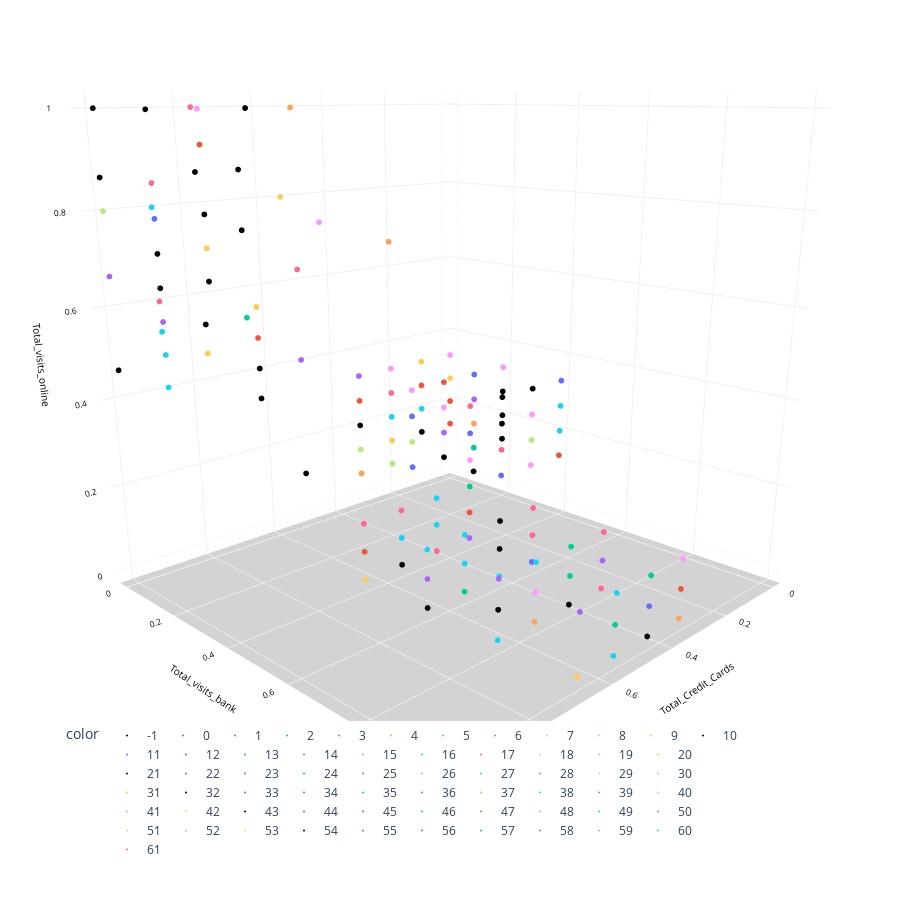

The cell this chart's notebook holds for it:
### Code cell
# Sort the dataframe so clusters in the legend follow the number order
df_testing_normalized=df_testing_normalized.sort_values(by=['DBSCAN Clusters 65'])

# Create a 3D scatter plot
fig = px.scatter_3d(df_testing_normalized, x = df_testing_normalized["Total_Credit_Cards"], y = df_testing_normalized["Total_visits_bank"], z = df_testing_normalized["Total_visits_online"], 
                    opacity=1, color=df_testing_normalized['DBSCAN Clusters 65'].astype(str), 
                    color_discrete_sequence=['black']+px.colors.qualitative.Plotly,
                    width=900, height=900
                   )

# Update chart looks
fig.update_layout(#title_text="Scatter 3D Plot",
                  showlegend=True,
                  legend=dict(orientation="h", yanchor="bottom", y=0.04, xanchor="left", x=0.1),
                  scene_camera=dict(up=dict(x=0, y=0, z=1), 
                                        center=dict(x=0, y=0, z=-0.2),
                                        eye=dict(x=1.5, y=1.5, z=0.5)),
                                        margin=dict(l=0, r=0, b=0, t=0),
                  scene = dict(xaxis=dict(backgroundcolor='white',
                                          color='black',
                                          gridcolor='#f0f0f0',
                                          title_font=dict(size=10),
                                          tickfont=dict(size=10),
                                         ),
                               yaxis=dict(backgroundcolor='white',
                                          color='black',
                                          gridcolor='#f0f0f0',
                                          title_font=dict(size=10),
                                          tickfont=dict(size=10),
                                          ),
                               zaxis=dict(backgroundcolor='lightgrey',
                                          color='black', 
                                          gridcolor='#f0f0f0',
                                          title_font=dict(size=10),
                                          tickfont=dict(size=10),
                                         )))
# Update marker size
fig.update_traces(marker=dict(size=2))

fig.show()

### Figure 1 — Plotly figure (JSON) as saved in the notebook; plotly's stock layout.template omitted (floating-point values rounded to 4 significant figures; data arrays with more than 128 entries replaced by an {"elided": "..."} marker saying what was removed)
{"data": [{"hovertemplate": "color=-1<br>Total_Credit_Cards=%{x}<br>Total_visits_bank=%{y}<br>Total_visits_online=%{z}<extra></extra>", "legendgroup": "-1", "marker": {"color": "black", "opacity": 1, "size": 2, "symbol": "circle"}, "mode": "markers", "name": "-1", "scene": "scene", "showlegend": true, "type": "scatter3d", "x": {"elided": "149 float values"}, "y": {"elided": "149 float values"}, "z": {"elided": "149 float values"}}, {"hovertemplate": "color=0<br>Total_Credit_Cards=%{x}<br>Total_visits_bank=%{y}<br>Total_visits_online=%{z}<extra></extra>", "legendgroup": "0", "marker": {"color": "#636EFA", "opacity": 1, "size": 2, "symbol": "circle"}, "mode": "markers", "name": "0", "scene": "scene", "showlegend": true, "type": "scatter3d", "x": [0.1111, 0.1111, 0.3333, 0.2222, 0.8889], "y": [0.4, 0.4, 0, 0.2, 0.2], "z": [0.1333, 0.1333, 0.1333, 0.2667, 0.7333]}, {"hovertemplate": "color=1<br>Total_Credit_Cards=%{x}<br>Total_visits_bank=%{y}<br>Total_visits_online=%{z}<extra></extra>", "legendgroup": "1", "marker": {"color": "#EF553B", "opacity": 1, "size": 2, "symbol": "circle"}, "mode": "markers", "name": "1", "scene": "scene", "showlegend": true, "type": "scatter3d", "x": [0.1111, 0.8889, 0, 0.7778, 0.3333], "y": [0.4, 0.2, 0.4, 0.2, 0.4], "z": [0.1333, 0.9333, 0.3333, 0.5333, 0.1333]}, {"hovertemplate": "color=2<br>Total_Credit_Cards=%{x}<br>Total_visits_bank=%{y}<br>Total_visits_online=%{z}<extra></extra>", "legendgroup": "2", "marker": {"color": "#00CC96", "opacity": 1, "size": 2, "symbol": "circle"}, "mode": "markers", "name": "2", "scene": "scene", "showlegend": true, "type": "scatter3d", "x": [0.2222, 0.1111, 0.6667, 0, 0.2222], "y": [0.2, 0, 0.4, 0.4, 0], "z": [0.2, 0.2, 0.1333, 0.1333, 0.3333]}, {"hovertemplate": "color=3<br>Total_Credit_Cards=%{x}<br>Total_visits_bank=%{y}<br>Total_visits_online=%{z}<extra></extra>", "legendgroup": "3", "marker": {"color": "#AB63FA", "opacity": 1, "size": 2, "symbol": "circle"}, "mode": "markers", "name": "3", "scene": "scene", "showlegend": true, "type": "scatter3d", "x": [0.3333, 0.1111, 0.2222, 0.3333, 0.2222], "y": [0, 0, 0.2, 0.4, 0.4], "z": [0.2667, 0.2667, 0.2, 0.1333, 0.3333]}, {"hovertemplate": "color=4<br>Total_Credit_Cards=%{x}<br>Total_visits_bank=%{y}<br>Total_visits_online=%{z}<extra></extra>", "legendgroup": "4", "marker": {"color": "#FFA15A", "opacity": 1, "size": 2, "symbol": "circle"}, "mode": "markers", "name": "4", "scene": "scene", "showlegend": true, "type": "scatter3d", "x": [0, 0.2222, 0.1111, 0, 0.3333, 0.2222], "y": [0.2, 0, 0.2, 0, 0, 0.4], "z": [0.1333, 0.2667, 0.2, 0.1333, 0.06667, 0.1333]}, {"hovertemplate": "color=5<br>Total_Credit_Cards=%{x}<br>Total_visits_bank=%{y}<br>Total_visits_online=%{z}<extra></extra>", "legendgroup": "5", "marker": {"color": "#19D3F3", "opacity": 1, "size": 2, "symbol": "circle"}, "mode": "markers", "name": "5", "scene": "scene", "showlegend": true, "type": "scatter3d", "x": [0.8889, 0, 0.8889, 0.2222, 0, 0.1111, 0, 0.2222], "y": [0, 0.2, 0, 0.2, 0.2, 0, 0.4, 0], "z": [0.5333, 0.2667, 0.8, 0.3333, 0.2667, 0.2667, 0.2, 0.2]}, {"hovertemplate": "color=6<br>Total_Credit_Cards=%{x}<br>Total_visits_bank=%{y}<br>Total_visits_online=%{z}<extra></extra>", "legendgroup": "6", "marker": {"color": "#FF6692", "opacity": 1, "size": 2, "symbol": "circle"}, "mode": "markers", "name": "6", "scene": "scene", "showlegend": true, "type": "scatter3d", "x": [1, 1, 0.6667, 0.1111, 0.2222, 0.1111, 0.6667, 0, 0.8889], "y": [0.2, 0.2, 0.4, 0, 0.2, 0.2, 0.2, 0.4, 0], "z": [0.8667, 0.6, 0.1333, 0.2, 0.3333, 0.3333, 0.6667, 0.3333, 0.6]}, {"hovertemplate": "color=7<br>Total_Credit_Cards=%{x}<br>Total_visits_bank=%{y}<br>Total_visits_online=%{z}<extra></extra>", "legendgroup": "7", "marker": {"color": "#B6E880", "opacity": 1, "size": 2, "symbol": "circle"}, "mode": "markers", "name": "7", "scene": "scene", "showlegend": true, "type": "scatter3d", "x": [1, 0.2222, 0.3333, 0.3333, 0.3333, 0], "y": [0, 0.2, 0.2, 0.4, 0.4, 0.2], "z": [0.8, 0.2667, 0.2667, 0.2, 0.2, 0.2667]}, {"hovertemplate": "color=8<br>Total_Credit_Cards=%{x}<br>Total_visits_bank=%{y}<br>Total_visits_online=%{z}<extra></extra>", "legendgroup": "8", "marker": {"color": "#FF97FF", "opacity": 1, "size": 2, "symbol": "circle"}, "mode": "markers", "name": "8", "scene": "scene", "showlegend": true, "type": "scatter3d", "x": [0.8889, 0, 0.1111, 0.3333, 0, 0, 0], "y": [0.2, 0.4, 0, 0, 0.2, 0.2, 0.2], "z": [1, 0.3333, 0.2667, 0.2667, 0.2667, 0.2667, 0.2667]}, {"hovertemplate": "color=9<br>Total_Credit_Cards=%{x}<br>Total_visits_bank=%{y}<br>Total_visits_online=%{z}<extra></extra>", "legendgroup": "9", "marker": {"color": "#FECB52", "opacity": 1, "size": 2, "symbol": "circle"}, "mode": "markers", "name": "9", "scene": "scene", "showlegend": true, "type": "scatter3d", "x": [0.2222, 0, 0.7778, 0.7778, 0.8889, 0.3333], "y": [0, 0, 0, 0.2, 0.2, 0.2], "z": [0.2667, 0.2667, 0.4667, 0.6, 0.7333, 0.3333]}, {"hovertemplate": "color=10<br>Total_Credit_Cards=%{x}<br>Total_visits_bank=%{y}<br>Total_visits_online=%{z}<extra></extra>", "legendgroup": "10", "marker": {"color": "black", "opacity": 1, "size": 2, "symbol": "circle"}, "mode": "markers", "name": "10", "scene": "scene", "showlegend": true, "type": "scatter3d", "x": [0.1111, 0.1111, 0.3333, 1, 0, 0.1111, 0.3333], "y": [0, 0, 0.4, 0.2, 0.2, 0, 0.2], "z": [0.2667, 0.1333, 0.2667, 0.6667, 0.3333, 0.1333, 0.2667]}, {"hovertemplate": "color=11<br>Total_Credit_Cards=%{x}<br>Total_visits_bank=%{y}<br>Total_visits_online=%{z}<extra></extra>", "legendgroup": "11", "marker": {"color": "#636EFA", "opacity": 1, "size": 2, "symbol": "circle"}, "mode": "markers", "name": "11", "scene": "scene", "showlegend": true, "type": "scatter3d", "x": [0, 0.1111, 0, 0.1111, 1], "y": [0.4, 0.2, 0.4, 0.4, 0.2], "z": [0.3333, 0.3333, 0.3333, 0.2667, 0.8]}, {"hovertemplate": "color=12<br>Total_Credit_Cards=%{x}<br>Total_visits_bank=%{y}<br>Total_visits_online=%{z}<extra></extra>", "legendgroup": "12", "marker": {"color": "#EF553B", "opacity": 1, "size": 2, "symbol": "circle"}, "mode": "markers", "name": "12", "scene": "scene", "showlegend": true, "type": "scatter3d", "x": [0.1111, 0.3333, 0.2222, 1, 0.1111], "y": [0, 0.4, 0.2, 0.2, 0], "z": [0.2, 0.2, 0.2667, 0.5333, 0.2]}, {"hovertemplate": "color=13<br>Total_Credit_Cards=%{x}<br>Total_visits_bank=%{y}<br>Total_visits_online=%{z}<extra></extra>", "legendgroup": "13", "marker": {"color": "#00CC96", "opacity": 1, "size": 2, "symbol": "circle"}, "mode": "markers", "name": "13", "scene": "scene", "showlegend": true, "type": "scatter3d", "x": [0.2222, 0.1111, 0.2222, 0.6667, 0.2222, 0], "y": [0, 0.4, 0.2, 0, 0, 0], "z": [0.3333, 0.2667, 0.3333, 0.5333, 0.2667, 0.1333]}, {"hovertemplate": "color=14<br>Total_Credit_Cards=%{x}<br>Total_visits_bank=%{y}<br>Total_visits_online=%{z}<extra></extra>", "legendgroup": "14", "marker": {"color": "#AB63FA", "opacity": 1, "size": 2, "symbol": "circle"}, "mode": "markers", "name": "14", "scene": "scene", "showlegend": true, "type": "scatter3d", "x": [0, 0, 0.6667, 0.3333, 0.2222, 1, 1], "y": [0.2, 0, 0.2, 0, 0.4, 0, 0.2], "z": [0.1333, 0.3333, 0.4667, 0.3333, 0.1333, 0.6667, 0.6]}, {"hovertemplate": "color=15<br>Total_Credit_Cards=%{x}<br>Total_visits_bank=%{y}<br>Total_visits_online=%{z}<extra></extra>", "legendgroup": "15", "marker": {"color": "#FFA15A", "opacity": 1, "size": 2, "symbol": "circle"}, "mode": "markers", "name": "15", "scene": "scene", "showlegend": true, "type": "scatter3d", "x": [0.2222, 0, 0.2222, 0.1111, 0.6667], "y": [0.2, 0, 0, 0, 0.2], "z": [0.2667, 0.3333, 0.6667, 0.2, 1]}, {"hovertemplate": "color=16<br>Total_Credit_Cards=%{x}<br>Total_visits_bank=%{y}<br>Total_visits_online=%{z}<extra></extra>", "legendgroup": "16", "marker": {"color": "#19D3F3", "opacity": 1, "size": 2, "symbol": "circle"}, "mode": "markers", "name": "16", "scene": "scene", "showlegend": true, "type": "scatter3d", "x": [0.3333, 0, 1, 0.1111, 0.1111, 0.2222, 1], "y": [0.4, 0.2, 0.2, 0, 0, 0.2, 0.2], "z": [0.2667, 0.2667, 0.4667, 0.2667, 0.2, 0.3333, 0.5333]}, {"hovertemplate": "color=17<br>Total_Credit_Cards=%{x}<br>Total_visits_bank=%{y}<br>Total_visits_online=%{z}<extra></extra>", "legendgroup": "17", "marker": {"color": "#FF6692", "opacity": 1, "size": 2, "symbol": "circle"}, "mode": "markers", "name": "17", "scene": "scene", "showlegend": true, "type": "scatter3d", "x": [0, 0.3333, 0, 0.7778, 0.3333, 0.2222], "y": [0.4, 0.4, 0.2, 0, 0.2, 0], "z": [0.1333, 0.3333, 0.2667, 1, 0.2667, 0.2667]}, {"hovertemplate": "color=18<br>Total_Credit_Cards=%{x}<br>Total_visits_bank=%{y}<br>Total_visits_online=%{z}<extra></extra>", "legendgroup": "18", "marker": {"color": "#B6E880", "opacity": 1, "size": 2, "symbol": "circle"}, "mode": "markers", "name": "18", "scene": "scene", "showlegend": true, "type": "scatter3d", "x": [0.2222, 0.3333, 0.2222, 0.3333, 0.2222, 0], "y": [0, 0.2, 0.4, 0, 0.2, 0.4], "z": [0.06667, 0.2667, 0.1333, 0.1333, 0.3333, 0.1333]}, {"hovertemplate": "color=19<br>Total_Credit_Cards=%{x}<br>Total_visits_bank=%{y}<br>Total_visits_online=%{z}<extra></extra>", "legendgroup": "19", "marker": {"color": "#FF97FF", "opacity": 1, "size": 2, "symbol": "circle"}, "mode": "markers", "name": "19", "scene": "scene", "showlegend": true, "type": "scatter3d", "x": [0, 0, 0, 0.1111, 0.2222, 0.1111, 0, 0.3333, 0.2222, 0.4444, 0.3333], "y": [0, 0.4, 0.2, 0.4, 0.2, 0.4, 0, 0.4, 0, 0, 0.2], "z": [0.3333, 0.1333, 0.3333, 0.1333, 0.2667, 0.2667, 0.1333, 0.2, 0.3333, 0.7333, 0.3333]}, {"hovertemplate": "color=20<br>Total_Credit_Cards=%{x}<br>Total_visits_bank=%{y}<br>Total_visits_online=%{z}<extra></extra>", "legendgroup": "20", "marker": {"color": "#FECB52", "opacity": 1, "size": 2, "symbol": "circle"}, "mode": "markers", "name": "20", "scene": "scene", "showlegend": true, "type": "scatter3d", "x": [0.5556, 0.3333, 0.5556, 0.1111, 0.5556, 0.4444, 0.3333, 0.3333], "y": [0.6, 1, 0.4, 0.2, 0, 0.8, 0.4, 1], "z": [0.1333, 0, 0.06667, 0.2667, 0.8, 0.1333, 0, 0]}, {"hovertemplate": "color=21<br>Total_Credit_Cards=%{x}<br>Total_visits_bank=%{y}<br>Total_visits_online=%{z}<extra></extra>", "legendgroup": "21", "marker": {"color": "black", "opacity": 1, "size": 2, "symbol": "circle"}, "mode": "markers", "name": "21", "scene": "scene", "showlegend": true, "type": "scatter3d", "x": [0.2222, 0, 0, 0.2222, 0, 0, 0], "y": [0.2, 0, 0.2, 0.4, 0, 0.2, 0.4], "z": [0.3333, 0.1333, 0.2667, 0.3333, 0.1333, 0.1333, 0.1333]}, {"hovertemplate": "color=22<br>Total_Credit_Cards=%{x}<br>Total_visits_bank=%{y}<br>Total_visits_online=%{z}<extra></extra>", "legendgroup": "22", "marker": {"color": "#636EFA", "opacity": 1, "size": 2, "symbol": "circle"}, "mode": "markers", "name": "22", "scene": "scene", "showlegend": true, "type": "scatter3d", "x": [0.3333, 0.3333, 0.3333, 0.2222, 0.1111, 0], "y": [0.4, 0.2, 0.4, 0.4, 0, 0.4], "z": [0.2667, 0.2667, 0.1333, 0.1333, 0.2667, 0.1333]}, {"hovertemplate": "color=23<br>Total_Credit_Cards=%{x}<br>Total_visits_bank=%{y}<br>Total_visits_online=%{z}<extra></extra>", "legendgroup": "23", "marker": {"color": "#EF553B", "opacity": 1, "size": 2, "symbol": "circle"}, "mode": "markers", "name": "23", "scene": "scene", "showlegend": true, "type": "scatter3d", "x": [0, 0.3333, 0.1111, 0.2222, 0], "y": [0, 0, 0, 0.2, 0.4], "z": [0.1333, 0.2667, 0.2667, 0.3333, 0.1333]}, {"hovertemplate": "color=24<br>Total_Credit_Cards=%{x}<br>Total_visits_bank=%{y}<br>Total_visits_online=%{z}<extra></extra>", "legendgroup": "24", "marker": {"color": "#00CC96", "opacity": 1, "size": 2, "symbol": "circle"}, "mode": "markers", "name": "24", "scene": "scene", "showlegend": true, "type": "scatter3d", "x": [0.4444, 0.4444, 0.5556, 0.3333, 0.2222, 0.3333, 0.6667, 0.6667, 0.6667, 0.3333, 0.3333, 0.4444, 0.6667, 0.6667], "y": [0.4, 0.4, 1, 0.4, 0, 0.6, 1, 0.4, 0.4, 0.8, 0.6, 0.8, 0.6, 0.8], "z": [0.1333, 0.1333, 0, 0.1333, 0.1333, 0.1333, 0, 0, 0, 0.06667, 0, 0.1333, 0.1333, 0]}, {"hovertemplate": "color=25<br>Total_Credit_Cards=%{x}<br>Total_visits_bank=%{y}<br>Total_visits_online=%{z}<extra></extra>", "legendgroup": "25", "marker": {"color": "#AB63FA", "opacity": 1, "size": 2, "symbol": "circle"}, "mode": "markers", "name": "25", "scene": "scene", "showlegend": true, "type": "scatter3d", "x": [0.3333, 0, 0.6667, 0.4444, 0.6667, 0.5556, 0.6667, 0.5556], "y": [0.2, 0.4, 1, 1, 0.4, 1, 0.6, 0.6], "z": [0.2, 0.2667, 0, 0.06667, 0, 0.1333, 0.06667, 0]}, {"hovertemplate": "color=26<br>Total_Credit_Cards=%{x}<br>Total_visits_bank=%{y}<br>Total_visits_online=%{z}<extra></extra>", "legendgroup": "26", "marker": {"color": "#FFA15A", "opacity": 1, "size": 2, "symbol": "circle"}, "mode": "markers", "name": "26", "scene": "scene", "showlegend": true, "type": "scatter3d", "x": [0.3333, 0.3333, 0.6667, 0.3333, 0.3333, 0.3333, 0.5556, 0, 0.4444, 0.4444, 0.5556, 0.2222, 0.3333, 0, 0.5556, 0.3333, 0.6667, 0.6667], "y": [1, 0.8, 0.6, 1, 1, 1, 0.4, 0.4, 0.4, 0.4, 0.8, 0.4, 1, 0, 0.6, 1, 0.4, 0.4], "z": [0.06667, 0, 0.06667, 0.1333, 0.1333, 0.06667, 0.06667, 0.2667, 0, 0.1333, 0.1333, 0.2, 0, 0.2, 0.1333, 0, 0, 0]}, {"hovertemplate": "color=27<br>Total_Credit_Cards=%{x}<br>Total_visits_bank=%{y}<br>Total_visits_online=%{z}<extra></extra>", "legendgroup": "27", "marker": {"color": "#19D3F3", "opacity": 1, "size": 2, "symbol": "circle"}, "mode": "markers", "name": "27", "scene": "scene", "showlegend": true, "type": "scatter3d", "x": [0, 0.6667, 0.4444, 0.3333, 0.3333, 0.1111, 0.5556, 0.5556, 0.3333], "y": [0.4, 0.8, 0.4, 0.4, 0.8, 0.2, 0.6, 0.6, 0.8], "z": [0.2667, 0.1333, 0.1333, 0.06667, 0.06667, 0.1333, 0.06667, 0.06667, 0.1333]}, {"hovertemplate": "color=28<br>Total_Credit_Cards=%{x}<br>Total_visits_bank=%{y}<br>Total_visits_online=%{z}<extra></extra>", "legendgroup": "28", "marker": {"color": "#FF6692", "opacity": 1, "size": 2, "symbol": "circle"}, "mode": "markers", "name": "28", "scene": "scene", "showlegend": true, "type": "scatter3d", "x": [0.3333, 0.4444, 0.5556, 0.5556, 0.3333, 0.5556, 0.3333, 0.6667], "y": [0.8, 0.4, 0.6, 0.4, 0.4, 0.6, 0.2, 1], "z": [0.1333, 0.1333, 0.06667, 0.1333, 0, 0.06667, 0.2, 0.1333]}, {"hovertemplate": "color=29<br>Total_Credit_Cards=%{x}<br>Total_visits_bank=%{y}<br>Total_visits_online=%{z}<extra></extra>", "legendgroup": "29", "marker": {"color": "#B6E880", "opacity": 1, "size": 2, "symbol": "circle"}, "mode": "markers", "name": "29", "scene": "scene", "showlegend": true, "type": "scatter3d", "x": [0.2222, 0.3333, 0.5556, 0.4444, 0.5556, 0.3333, 0.3333, 0.5556], "y": [0, 1, 0.6, 0.4, 0.8, 0.2, 1, 0.4], "z": [0.1333, 0, 0.06667, 0.1333, 0.06667, 0.2, 0, 0.1333]}, {"hovertemplate": "color=30<br>Total_Credit_Cards=%{x}<br>Total_visits_bank=%{y}<br>Total_visits_online=%{z}<extra></extra>", "legendgroup": "30", "marker": {"color": "#FF97FF", "opacity": 1, "size": 2, "symbol": "circle"}, "mode": "markers", "name": "30", "scene": "scene", "showlegend": true, "type": "scatter3d", "x": [0.3333, 0.3333, 0.6667, 0.6667, 0.3333, 0.4444, 0.4444, 0.3333, 0.6667, 0.5556, 0.3333], "y": [1, 0.6, 1, 0.4, 0.2, 0.8, 0.8, 0.8, 0.6, 0.4, 0.8], "z": [0.06667, 0, 0.1333, 0.06667, 0.1333, 0.1333, 0.1333, 0, 0.06667, 0.1333, 0.1333]}, {"hovertemplate": "color=31<br>Total_Credit_Cards=%{x}<br>Total_visits_bank=%{y}<br>Total_visits_online=%{z}<extra></extra>", "legendgroup": "31", "marker": {"color": "#FECB52", "opacity": 1, "size": 2, "symbol": "circle"}, "mode": "markers", "name": "31", "scene": "scene", "showlegend": true, "type": "scatter3d", "x": [0.4444, 0.5556, 0.3333, 0.3333, 0.5556, 0.6667, 0.5556, 0.4444, 0.3333, 0.3333], "y": [1, 0.4, 0.4, 1, 0.4, 1, 0.6, 1, 0.8, 0.2], "z": [0.06667, 0.06667, 0.06667, 0.1333, 0.06667, 0, 0.06667, 0.06667, 0.1333, 0.1333]}, {"hovertemplate": "color=32<br>Total_Credit_Cards=%{x}<br>Total_visits_bank=%{y}<br>Total_visits_online=%{z}<extra></extra>", "legendgroup": "32", "marker": {"color": "black", "opacity": 1, "size": 2, "symbol": "circle"}, "mode": "markers", "name": "32", "scene": "scene", "showlegend": true, "type": "scatter3d", "x": [0.6667, 0.3333, 0.5556, 0.5556, 0.3333, 0.2222, 0.4444, 0.5556, 0.6667], "y": [0.6, 0.4, 0.6, 0.4, 0.2, 0, 0.8, 0.6, 0.8], "z": [0.1333, 0.06667, 0.1333, 0.06667, 0.1333, 0.1333, 0.1333, 0.1333, 0.1333]}, {"hovertemplate": "color=33<br>Total_Credit_Cards=%{x}<br>Total_visits_bank=%{y}<br>Total_visits_online=%{z}<extra></extra>", "legendgroup": "33", "marker": {"color": "#636EFA", "opacity": 1, "size": 2, "symbol": "circle"}, "mode": "markers", "name": "33", "scene": "scene", "showlegend": true, "type": "scatter3d", "x": [0.3333, 0.6667, 0.5556, 0.4444, 0.5556, 0.6667, 0.5556, 0.4444, 0.5556, 0.4444, 0.6667, 0.4444], "y": [0.2, 1, 1, 1, 0.8, 0.8, 0.6, 0.4, 0.8, 0.6, 0.4, 0.4], "z": [0.1333, 0.1333, 0.06667, 0.06667, 0.1333, 0, 0, 0.1333, 0.1333, 0, 0, 0]}, {"hovertemplate": "color=34<br>Total_Credit_Cards=%{x}<br>Total_visits_bank=%{y}<br>Total_visits_online=%{z}<extra></extra>", "legendgroup": "34", "marker": {"color": "#EF553B", "opacity": 1, "size": 2, "symbol": "circle"}, "mode": "markers", "name": "34", "scene": "scene", "showlegend": true, "type": "scatter3d", "x": [0.6667, 0.5556, 0.4444, 0.6667, 0.6667, 0.3333, 0.5556, 0.1111], "y": [0.6, 0.8, 0.4, 1, 0.8, 0.8, 1, 0.2], "z": [0.1333, 0, 0.1333, 0.1333, 0, 0.06667, 0.1333, 0.2667]}, {"hovertemplate": "color=35<br>Total_Credit_Cards=%{x}<br>Total_visits_bank=%{y}<br>Total_visits_online=%{z}<extra></extra>", "legendgroup": "35", "marker": {"color": "#00CC96", "opacity": 1, "size": 2, "symbol": "circle"}, "mode": "markers", "name": "35", "scene": "scene", "showlegend": true, "type": "scatter3d", "x": [0.1111, 0.6667, 0.5556, 0.3333, 0.1111], "y": [0.2, 0.8, 1, 0.8, 0.2], "z": [0.1333, 0.1333, 0.1333, 0.1333, 0.2667]}, {"hovertemplate": "color=36<br>Total_Credit_Cards=%{x}<br>Total_visits_bank=%{y}<br>Total_visits_online=%{z}<extra></extra>", "legendgroup": "36", "marker": {"color": "#AB63FA", "opacity": 1, "size": 2, "symbol": "circle"}, "mode": "markers", "name": "36", "scene": "scene", "showlegend": true, "type": "scatter3d", "x": [0.3333, 0.3333, 0.1111, 0.5556, 0.6667, 0.6667, 0.3333, 0.5556, 0.6667, 0.5556], "y": [0.6, 0.4, 0.2, 1, 0.8, 0.8, 0.6, 0.8, 0.8, 0.6], "z": [0, 0, 0.2667, 0.06667, 0.1333, 0.1333, 0.1333, 0, 0, 0]}, {"hovertemplate": "color=37<br>Total_Credit_Cards=%{x}<br>Total_visits_bank=%{y}<br>Total_visits_online=%{z}<extra></extra>", "legendgroup": "37", "marker": {"color": "#FFA15A", "opacity": 1, "size": 2, "symbol": "circle"}, "mode": "markers", "name": "37", "scene": "scene", "showlegend": true, "type": "scatter3d", "x": [0.5556, 0.3333, 0.6667, 0.4444, 0.5556, 0.5556, 0.6667, 0.1111, 0.3333, 0.3333, 0.2222], "y": [1, 1, 0.8, 1, 0.8, 0.4, 0.4, 0.2, 0.8, 0.6, 0.4], "z": [0.1333, 0, 0, 0.1333, 0, 0.06667, 0.06667, 0.1333, 0.1333, 0.1333, 0.2]}, {"hovertemplate": "color=38<br>Total_Credit_Cards=%{x}<br>Total_visits_bank=%{y}<br>Total_visits_online=%{z}<extra></extra>", "legendgroup": "38", "marker": {"color": "#19D3F3", "opacity": 1, "size": 2, "symbol": "circle"}, "mode": "markers", "name": "38", "scene": "scene", "showlegend": true, "type": "scatter3d", "x": [0.5556, 0.5556, 0.2222, 0.3333, 0.6667, 0.4444, 0.6667, 0.3333, 0.5556, 0.5556], "y": [0.4, 0.6, 0.4, 0.6, 0.4, 1, 0.8, 0.4, 0.8, 1], "z": [0.06667, 0.06667, 0.2, 0.1333, 0.06667, 0.06667, 0, 0, 0.1333, 0.06667]}, {"hovertemplate": "color=39<br>Total_Credit_Cards=%{x}<br>Total_visits_bank=%{y}<br>Total_visits_online=%{z}<extra></extra>", "legendgroup": "39", "marker": {"color": "#FF6692", "opacity": 1, "size": 2, "symbol": "circle"}, "mode": "markers", "name": "39", "scene": "scene", "showlegend": true, "type": "scatter3d", "x": [0.2222, 0.6667, 0.6667, 0.3333, 0.3333, 0.3333, 0.5556], "y": [0.4, 0.6, 0.6, 0.8, 0.6, 0.6, 1], "z": [0.2, 0.06667, 0.06667, 0.1333, 0.06667, 0, 0.1333]}, {"hovertemplate": "color=40<br>Total_Credit_Cards=%{x}<br>Total_visits_bank=%{y}<br>Total_visits_online=%{z}<extra></extra>", "legendgroup": "40", "marker": {"color": "#B6E880", "opacity": 1, "size": 2, "symbol": "circle"}, "mode": "markers", "name": "40", "scene": "scene", "showlegend": true, "type": "scatter3d", "x": [0.5556, 0.3333, 0.3333, 0.6667, 0.1111, 0.5556, 0, 0.4444], "y": [0.6, 1, 1, 1, 0, 0.8, 0, 0.8], "z": [0.06667, 0, 0, 0, 0.3333, 0.06667, 0.2, 0.06667]}, {"hovertemplate": "color=41<br>Total_Credit_Cards=%{x}<br>Total_visits_bank=%{y}<br>Total_visits_online=%{z}<extra></extra>", "legendgroup": "41", "marker": {"color": "#FF97FF", "opacity": 1, "size": 2, "symbol": "circle"}, "mode": "markers", "name": "41", "scene": "scene", "showlegend": true, "type": "scatter3d", "x": [0.5556, 0.3333, 0.3333, 0.6667, 0.4444, 0.1111, 0.4444, 0.3333, 0.4444], "y": [0.8, 0.8, 1, 1, 0.4, 0, 0.4, 1, 0.4], "z": [0.06667, 0.06667, 0.1333, 0.1333, 0.1333, 0.3333, 0.06667, 0, 0.06667]}, {"hovertemplate": "color=42<br>Total_Credit_Cards=%{x}<br>Total_visits_bank=%{y}<br>Total_visits_online=%{z}<extra></extra>", "legendgroup": "42", "marker": {"color": "#FECB52", "opacity": 1, "size": 2, "symbol": "circle"}, "mode": "markers", "name": "42", "scene": "scene", "showlegend": true, "type": "scatter3d", "x": [0.3333, 0.3333, 0.6667, 0.4444, 0.3333, 0.5556, 0.4444, 0.3333, 0.5556, 0.5556, 0.6667, 0.6667, 0.5556, 0.1111, 0.1111, 0.5556, 0.5556], "y": [0.4, 1, 0.4, 0.8, 0.8, 1, 0.4, 1, 1, 1, 0.4, 0.4, 0.6, 0, 0.4, 1, 0.8], "z": [0.06667, 0, 0, 0.06667, 0.06667, 0.1333, 0.1333, 0, 0, 0.06667, 0, 0.06667, 0.1333, 0.3333, 0.3333, 0.06667, 0.1333]}, {"hovertemplate": "color=43<br>Total_Credit_Cards=%{x}<br>Total_visits_bank=%{y}<br>Total_visits_online=%{z}<extra></extra>", "legendgroup": "43", "marker": {"color": "black", "opacity": 1, "size": 2, "symbol": "circle"}, "mode": "markers", "name": "43", "scene": "scene", "showlegend": true, "type": "scatter3d", "x": [0.4444, 0.6667, 0.5556, 0.5556, 0.5556, 0.6667, 0.6667, 0.6667, 0, 0.4444, 0.5556, 0.6667, 0.5556, 0.5556, 0.5556, 0.4444, 0.3333], "y": [0.8, 0.4, 1, 0.4, 1, 0.6, 1, 1, 0, 0.4, 0.6, 0.4, 0.6, 0.6, 0.6, 1, 0.6], "z": [0.06667, 0, 0, 0.1333, 0, 0.1333, 0.1333, 0, 0.2, 0.1333, 0, 0.06667, 0.06667, 0.06667, 0.1333, 0.1333, 0]}, {"hovertemplate": "color=44<br>Total_Credit_Cards=%{x}<br>Total_visits_bank=%{y}<br>Total_visits_online=%{z}<extra></extra>", "legendgroup": "44", "marker": {"color": "#636EFA", "opacity": 1, "size": 2, "symbol": "circle"}, "mode": "markers", "name": "44", "scene": "scene", "showlegend": true, "type": "scatter3d", "x": [0.3333, 0, 0.1111, 0.3333, 0.4444, 0.6667, 0.5556, 0], "y": [0.4, 0, 0.4, 0.6, 0.6, 0.6, 0.6, 0], "z": [0.06667, 0.2, 0.3333, 0.06667, 0, 0.06667, 0.06667, 0.2]}, {"hovertemplate": "color=45<br>Total_Credit_Cards=%{x}<br>Total_visits_bank=%{y}<br>Total_visits_online=%{z}<extra></extra>", "legendgroup": "45", "marker": {"color": "#EF553B", "opacity": 1, "size": 2, "symbol": "circle"}, "mode": "markers", "name": "45", "scene": "scene", "showlegend": true, "type": "scatter3d", "x": [0.6667, 0.3333, 0.5556, 0, 0.3333], "y": [0.4, 1, 0.6, 0, 0.8], "z": [0, 0, 0.06667, 0.2, 0]}, {"hovertemplate": "color=46<br>Total_Credit_Cards=%{x}<br>Total_visits_bank=%{y}<br>Total_visits_online=%{z}<extra></extra>", "legendgroup": "46", "marker": {"color": "#00CC96", "opacity": 1, "size": 2, "symbol": "circle"}, "mode": "markers", "name": "46", "scene": "scene", "showlegend": true, "type": "scatter3d", "x": [0.4444, 0.1111, 0.6667, 0.3333, 0.1111, 0.5556, 0.6667], "y": [1, 0.4, 1, 0.4, 0.2, 0.6, 0.8], "z": [0.1333, 0.2, 0, 0.06667, 0.1333, 0, 0.1333]}, {"hovertemplate": "color=47<br>Total_Credit_Cards=%{x}<br>Total_visits_bank=%{y}<br>Total_visits_online=%{z}<extra></extra>", "legendgroup": "47", "marker": {"color": "#AB63FA", "opacity": 1, "size": 2, "symbol": "circle"}, "mode": "markers", "name": "47", "scene": "scene", "showlegend": true, "type": "scatter3d", "x": [0.1111, 0.3333, 0.3333, 0.6667, 0.5556, 0.6667], "y": [0.4, 0.6, 0.6, 0.6, 0.8, 0.6], "z": [0.2, 0, 0, 0.1333, 0.1333, 0.06667]}, {"hovertemplate": "color=48<br>Total_Credit_Cards=%{x}<br>Total_visits_bank=%{y}<br>Total_visits_online=%{z}<extra></extra>", "legendgroup": "48", "marker": {"color": "#FFA15A", "opacity": 1, "size": 2, "symbol": "circle"}, "mode": "markers", "name": "48", "scene": "scene", "showlegend": true, "type": "scatter3d", "x": [0.5556, 0.3333, 0.5556, 0.1111, 0.4444, 0.6667], "y": [1, 0.8, 1, 0.4, 0.4, 0.6], "z": [0.1333, 0.1333, 0, 0.2, 0, 0.1333]}, {"hovertemplate": "color=49<br>Total_Credit_Cards=%{x}<br>Total_visits_bank=%{y}<br>Total_visits_online=%{z}<extra></extra>", "legendgroup": "49", "marker": {"color": "#19D3F3", "opacity": 1, "size": 2, "symbol": "circle"}, "mode": "markers", "name": "49", "scene": "scene", "showlegend": true, "type": "scatter3d", "x": [0.4444, 0.1111, 0.5556, 0.6667, 0.5556, 0.4444, 0.3333, 0.3333], "y": [0.4, 0.4, 0.4, 1, 0.6, 0.4, 1, 0.6], "z": [0, 0.2, 0.06667, 0.1333, 0.06667, 0.1333, 0.06667, 0.1333]}, {"hovertemplate": "color=50<br>Total_Credit_Cards=%{x}<br>Total_visits_bank=%{y}<br>Total_visits_online=%{z}<extra></extra>", "legendgroup": "50", "marker": {"color": "#FF6692", "opacity": 1, "size": 2, "symbol": "circle"}, "mode": "markers", "name": "50", "scene": "scene", "showlegend": true, "type": "scatter3d", "x": [0.5556, 0.1111, 0.6667, 0.5556, 0.4444, 0.6667, 0.4444, 0.3333], "y": [1, 0.4, 0.4, 1, 0.8, 0.8, 0.4, 0.8], "z": [0, 0.2, 0, 0.1333, 0.06667, 0, 0, 0.1333]}, {"hovertemplate": "color=51<br>Total_Credit_Cards=%{x}<br>Total_visits_bank=%{y}<br>Total_visits_online=%{z}<extra></extra>", "legendgroup": "51", "marker": {"color": "#B6E880", "opacity": 1, "size": 2, "symbol": "circle"}, "mode": "markers", "name": "51", "scene": "scene", "showlegend": true, "type": "scatter3d", "x": [0.5556, 0.5556, 0.5556, 0.5556, 0.1111, 0.3333, 0.3333, 0.5556, 0.6667, 0.5556, 0.3333], "y": [1, 0.8, 0.8, 0.6, 0.4, 0.8, 0.6, 0.8, 1, 0.4, 0.4], "z": [0.06667, 0, 0, 0.1333, 0.2, 0.1333, 0, 0.1333, 0, 0.1333, 0]}, {"hovertemplate": "color=52<br>Total_Credit_Cards=%{x}<br>Total_visits_bank=%{y}<br>Total_visits_online=%{z}<extra></extra>", "legendgroup": "52", "marker": {"color": "#FF97FF", "opacity": 1, "size": 2, "symbol": "circle"}, "mode": "markers", "name": "52", "scene": "scene", "showlegend": true, "type": "scatter3d", "x": [0.6667, 0.6667, 0.6667, 0.2222, 0.5556, 0.4444, 0.1111], "y": [0.6, 1, 1, 0, 0.6, 0.8, 0.4], "z": [0.1333, 0.1333, 0, 0.1333, 0.06667, 0.06667, 0.3333]}, {"hovertemplate": "color=53<br>Total_Credit_Cards=%{x}<br>Total_visits_bank=%{y}<br>Total_visits_online=%{z}<extra></extra>", "legendgroup": "53", "marker": {"color": "#FECB52", "opacity": 1, "size": 2, "symbol": "circle"}, "mode": "markers", "name": "53", "scene": "scene", "showlegend": true, "type": "scatter3d", "x": [0.6667, 0.6667, 0.3333, 0.2222, 0.3333], "y": [0.4, 1, 0.6, 0, 1], "z": [0, 0, 0, 0.1333, 0]}, {"hovertemplate": "color=54<br>Total_Credit_Cards=%{x}<br>Total_visits_bank=%{y}<br>Total_visits_online=%{z}<extra></extra>", "legendgroup": "54", "marker": {"color": "black", "opacity": 1, "size": 2, "symbol": "circle"}, "mode": "markers", "name": "54", "scene": "scene", "showlegend": true, "type": "scatter3d", "x": [0.3333, 0.3333, 0.4444, 0.3333, 0.3333, 0.1111], "y": [0.8, 0.8, 0.6, 0.6, 0.8, 0.4], "z": [0.06667, 0.1333, 0, 0.1333, 0, 0.3333]}, {"hovertemplate": "color=55<br>Total_Credit_Cards=%{x}<br>Total_visits_bank=%{y}<br>Total_visits_online=%{z}<extra></extra>", "legendgroup": "55", "marker": {"color": "#636EFA", "opacity": 1, "size": 2, "symbol": "circle"}, "mode": "markers", "name": "55", "scene": "scene", "showlegend": true, "type": "scatter3d", "x": [0.5556, 0.6667, 0.6667, 0.5556, 0.3333, 0.3333, 0.5556, 0.5556, 0.4444, 0.3333, 0.3333], "y": [1, 0.4, 0.8, 1, 0.8, 0.6, 0.8, 0.8, 1, 0.6, 0.4], "z": [0.06667, 0.06667, 0.1333, 0.1333, 0, 0.06667, 0, 0.1333, 0.06667, 0, 0]}, {"hovertemplate": "color=56<br>Total_Credit_Cards=%{x}<br>Total_visits_bank=%{y}<br>Total_visits_online=%{z}<extra></extra>", "legendgroup": "56", "marker": {"color": "#EF553B", "opacity": 1, "size": 2, "symbol": "circle"}, "mode": "markers", "name": "56", "scene": "scene", "showlegend": true, "type": "scatter3d", "x": [0.3333, 0.6667, 0.4444, 0.3333, 0.5556, 0.5556, 0.3333], "y": [1, 0.4, 0.4, 0.6, 1, 1, 0.4], "z": [0.06667, 0.06667, 0, 0.1333, 0.1333, 0.1333, 0.06667]}, {"hovertemplate": "color=57<br>Total_Credit_Cards=%{x}<br>Total_visits_bank=%{y}<br>Total_visits_online=%{z}<extra></extra>", "legendgroup": "57", "marker": {"color": "#00CC96", "opacity": 1, "size": 2, "symbol": "circle"}, "mode": "markers", "name": "57", "scene": "scene", "showlegend": true, "type": "scatter3d", "x": [0.5556, 0.5556, 0.5556, 0.3333, 0.4444, 0.4444, 0.4444, 0.5556, 0.6667, 0.6667, 0.5556, 0.4444, 0.4444], "y": [1, 1, 1, 1, 0.8, 0.8, 0.8, 1, 0.8, 1, 1, 0.6, 0.8], "z": [0.1333, 0.1333, 0.06667, 0, 0.06667, 0.06667, 0.06667, 0, 0, 0.1333, 0.1333, 0, 0.1333]}, {"hovertemplate": "color=58<br>Total_Credit_Cards=%{x}<br>Total_visits_bank=%{y}<br>Total_visits_online=%{z}<extra></extra>", "legendgroup": "58", "marker": {"color": "#AB63FA", "opacity": 1, "size": 2, "symbol": "circle"}, "mode": "markers", "name": "58", "scene": "scene", "showlegend": true, "type": "scatter3d", "x": [0.3333, 0.6667, 0.6667, 0.6667, 0.3333, 0.3333, 0.3333, 0.6667], "y": [0.4, 1, 0.8, 0.8, 0.8, 1, 1, 0.6], "z": [0, 0.1333, 0.1333, 0, 0.06667, 0, 0, 0.06667]}, {"hovertemplate": "color=59<br>Total_Credit_Cards=%{x}<br>Total_visits_bank=%{y}<br>Total_visits_online=%{z}<extra></extra>", "legendgroup": "59", "marker": {"color": "#FFA15A", "opacity": 1, "size": 2, "symbol": "circle"}, "mode": "markers", "name": "59", "scene": "scene", "showlegend": true, "type": "scatter3d", "x": [0.3333, 0.3333, 0.3333, 0.5556, 0.6667, 0.6667], "y": [0.6, 0.6, 1, 0.8, 0.6, 0.8], "z": [0.1333, 0.06667, 0, 0, 0.1333, 0]}, {"hovertemplate": "color=60<br>Total_Credit_Cards=%{x}<br>Total_visits_bank=%{y}<br>Total_visits_online=%{z}<extra></extra>", "legendgroup": "60", "marker": {"color": "#19D3F3", "opacity": 1, "size": 2, "symbol": "circle"}, "mode": "markers", "name": "60", "scene": "scene", "showlegend": true, "type": "scatter3d", "x": [0.5556, 0.5556, 0.6667, 0.4444, 0.5556, 0.4444, 0.5556, 0.5556, 0.5556, 0.6667], "y": [0.6, 1, 0.8, 0.4, 1, 0.6, 1, 0.8, 0.6, 0.6], "z": [0.06667, 0.1333, 0, 0.06667, 0.1333, 0, 0, 0.1333, 0.1333, 0.1333]}, {"hovertemplate": "color=61<br>Total_Credit_Cards=%{x}<br>Total_visits_bank=%{y}<br>Total_visits_online=%{z}<extra></extra>", "legendgroup": "61", "marker": {"color": "#FF6692", "opacity": 1, "size": 2, "symbol": "circle"}, "mode": "markers", "name": "61", "scene": "scene", "showlegend": true, "type": "scatter3d", "x": [0.3333, 0.3333, 0.3333, 0.3333, 0.5556, 0.3333, 0.4444], "y": [0.6, 0.8, 0.6, 0.6, 0.4, 0.8, 0.4], "z": [0.1333, 0, 0.06667, 0.1333, 0.1333, 0.1333, 0]}], "layout": {"height": 900, "legend": {"orientation": "h", "title": {"text": "color"}, "tracegroupgap": 0, "x": 0.1, "xanchor": "left", "y": 0.04, "yanchor": "bottom"}, "margin": {"b": 0, "l": 0, "r": 0, "t": 0}, "scene": {"camera": {"center": {"x": 0, "y": 0, "z": -0.2}, "eye": {"x": 1.5, "y": 1.5, "z": 0.5}, "up": {"x": 0, "y": 0, "z": 1}}, "domain": {"x": [0, 1], "y": [0, 1]}, "xaxis": {"backgroundcolor": "white", "color": "black", "gridcolor": "#f0f0f0", "tickfont": {"size": 10}, "title": {"font": {"size": 10}, "text": "Total_Credit_Cards"}}, "yaxis": {"backgroundcolor": "white", "color": "black", "gridcolor": "#f0f0f0", "tickfont": {"size": 10}, "title": {"font": {"size": 10}, "text": "Total_visits_bank"}}, "zaxis": {"backgroundcolor": "lightgrey", "color": "black", "gridcolor": "#f0f0f0", "tickfont": {"size": 10}, "title": {"font": {"size": 10}, "text": "Total_visits_online"}}}, "showlegend": true, "width": 900}}
